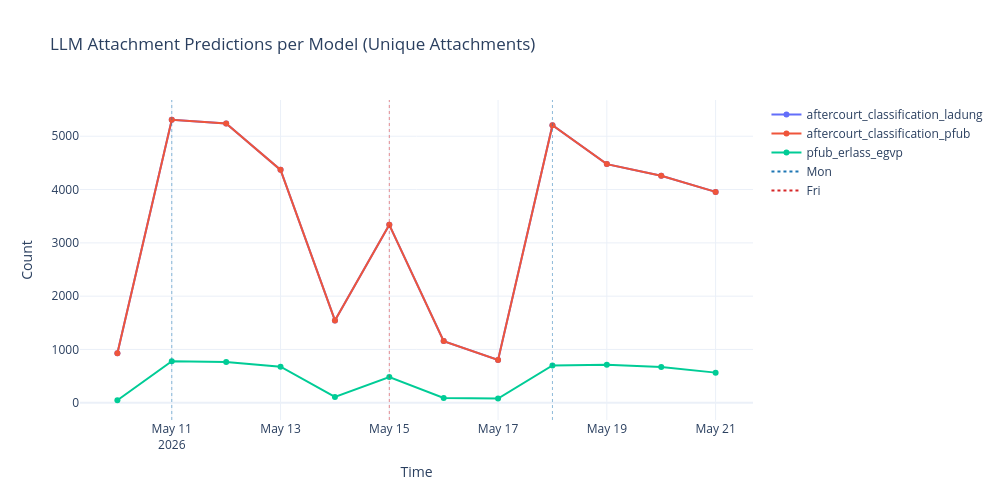

The code cell stored with this chart in its notebook:
### Code cell
plot_time_series(df, title="LLM Attachment Predictions per Model (Unique Attachments)", ylabel="Count")

### Figure 1 — Plotly figure (JSON) as saved in the notebook; plotly's stock layout.template omitted (floating-point values rounded to 4 significant figures)
{"data": [{"hovertemplate": "Metric=aftercourt_classification_ladung<br>Time=%{x}<br>Count=%{y}<extra></extra>", "legendgroup": "aftercourt_classification_ladung", "line": {"color": "#636efa", "dash": "solid"}, "marker": {"symbol": "circle"}, "mode": "lines+markers", "name": "aftercourt_classification_ladung", "orientation": "v", "showlegend": true, "type": "scatter", "x": ["2026-05-10T00:00:00.000000000", "2026-05-11T00:00:00.000000000", "2026-05-12T00:00:00.000000000", "2026-05-13T00:00:00.000000000", "2026-05-14T00:00:00.000000000", "2026-05-15T00:00:00.000000000", "2026-05-16T00:00:00.000000000", "2026-05-17T00:00:00.000000000", "2026-05-18T00:00:00.000000000", "2026-05-19T00:00:00.000000000", "2026-05-20T00:00:00.000000000", "2026-05-21T00:00:00.000000000"], "xaxis": "x", "y": [929, 5309, 5240, 4369, 1545, 3338, 1157, 802, 5205, 4477, 4259, 3956], "yaxis": "y"}, {"hovertemplate": "Metric=aftercourt_classification_pfub<br>Time=%{x}<br>Count=%{y}<extra></extra>", "legendgroup": "aftercourt_classification_pfub", "line": {"color": "#EF553B", "dash": "solid"}, "marker": {"symbol": "circle"}, "mode": "lines+markers", "name": "aftercourt_classification_pfub", "orientation": "v", "showlegend": true, "type": "scatter", "x": ["2026-05-10T00:00:00.000000000", "2026-05-11T00:00:00.000000000", "2026-05-12T00:00:00.000000000", "2026-05-13T00:00:00.000000000", "2026-05-14T00:00:00.000000000", "2026-05-15T00:00:00.000000000", "2026-05-16T00:00:00.000000000", "2026-05-17T00:00:00.000000000", "2026-05-18T00:00:00.000000000", "2026-05-19T00:00:00.000000000", "2026-05-20T00:00:00.000000000", "2026-05-21T00:00:00.000000000"], "xaxis": "x", "y": [929, 5309, 5240, 4369, 1545, 3338, 1157, 802, 5205, 4477, 4259, 3956], "yaxis": "y"}, {"hovertemplate": "Metric=pfub_erlass_egvp<br>Time=%{x}<br>Count=%{y}<extra></extra>", "legendgroup": "pfub_erlass_egvp", "line": {"color": "#00cc96", "dash": "solid"}, "marker": {"symbol": "circle"}, "mode": "lines+markers", "name": "pfub_erlass_egvp", "orientation": "v", "showlegend": true, "type": "scatter", "x": ["2026-05-10T00:00:00.000000000", "2026-05-11T00:00:00.000000000", "2026-05-12T00:00:00.000000000", "2026-05-13T00:00:00.000000000", "2026-05-14T00:00:00.000000000", "2026-05-15T00:00:00.000000000", "2026-05-16T00:00:00.000000000", "2026-05-17T00:00:00.000000000", "2026-05-18T00:00:00.000000000", "2026-05-19T00:00:00.000000000", "2026-05-20T00:00:00.000000000", "2026-05-21T00:00:00.000000000"], "xaxis": "x", "y": [48, 781, 764, 678, 110, 483, 90, 81, 700, 712, 671, 566], "yaxis": "y"}, {"hoverinfo": "skip", "line": {"color": "#1f77b4", "dash": "dot"}, "mode": "lines", "name": "Mon", "showlegend": true, "type": "scatter", "x": ["2026-05-11T00:00:00"], "y": [null]}, {"hoverinfo": "skip", "line": {"color": "#d62728", "dash": "dot"}, "mode": "lines", "name": "Fri", "showlegend": true, "type": "scatter", "x": ["2026-05-15T00:00:00"], "y": [null]}], "layout": {"height": 500, "hovermode": "x unified", "legend": {"title": {"text": ""}, "tracegroupgap": 0}, "shapes": [{"line": {"color": "#1f77b4", "dash": "dot", "width": 1}, "opacity": 0.5, "type": "line", "x0": "2026-05-11T00:00:00", "x1": "2026-05-11T00:00:00", "xref": "x", "y0": 0, "y1": 1, "yref": "y domain"}, {"line": {"color": "#d62728", "dash": "dot", "width": 1}, "opacity": 0.5, "type": "line", "x0": "2026-05-15T00:00:00", "x1": "2026-05-15T00:00:00", "xref": "x", "y0": 0, "y1": 1, "yref": "y domain"}, {"line": {"color": "#1f77b4", "dash": "dot", "width": 1}, "opacity": 0.5, "type": "line", "x0": "2026-05-18T00:00:00", "x1": "2026-05-18T00:00:00", "xref": "x", "y0": 0, "y1": 1, "yref": "y domain"}], "title": {"text": "LLM Attachment Predictions per Model (Unique Attachments)"}, "width": 1000, "xaxis": {"anchor": "y", "domain": [0, 1], "title": {"text": "Time"}}, "yaxis": {"anchor": "x", "domain": [0, 1], "title": {"text": "Count"}}}}
